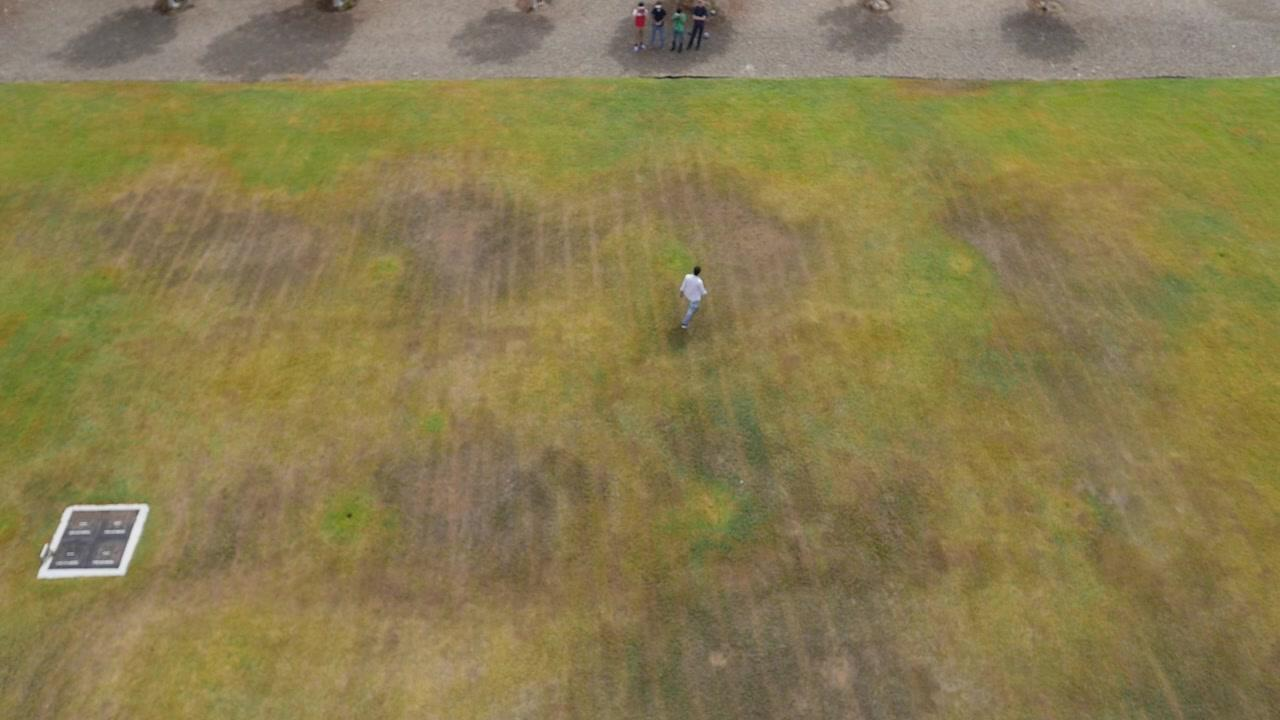
#> input picture not useful/to pendrive/temp3/1431.jpg, 1280 x 720 px, found by its file name; its folder holds only this picture in this run
$ jupyter execute --allow-errors test_hog_svm_on_full_images.ipynb   (shell and % lines are left out)
#> lines starting #> are read from the running program, lines starting #| are printed output that depends on the picture
[cell 1]
from skimage.feature import hog
from skimage.transform import pyramid_gaussian
import joblib
from skimage import color
from imutils.object_detection import non_max_suppression
import imutils
import numpy as np
import cv2
import os
import glob
from PIL import Image

[cell 2]
### load trained model
model_path = '/media/dtu-project2/2GB_HDD/Detection_HOG_SVM/model_name.npy'
#> (the rest of this cell did not finish here and is left out)

[cell 3]
# define the sliding window:
def sliding_window(image, stepSize, windowSize):
    for y in range(0, image.shape[0], stepSize[0]):
        for x in range(0, image.shape[1], stepSize[1]):
            # yield the current window
            yield (x, y, image[y: y + windowSize[1], x:x + windowSize[0]])

[cell 4]
def get_detection_boxes_image_pyramid(image, downscale, window_size, stride_slide_win, scale=0):
    [winH, winW] = window_size
    count_hog = 0
    for resized in pyramid_gaussian(image, downscale=downscale, max_layer = 4):
        for (x,y,window) in sliding_window(resized, stepSize=stride_slide_win, windowSize=window_size):
            count_hog += 1
            #print(count_hog)
            if window.shape[0] != winH or window.shape[1] !=winW: # ensure the sliding window has met
                continue

            #st_time = time.time()
            fds = hog(window, orientations, pixels_per_cell, cells_per_block, block_norm='L2')
            #print(time.time()-st_time)

            fds = fds.reshape(1, -1) # re shape the image to make a silouhette of hog
            pred = model.predict(fds)

            if pred == 1:
                if model.decision_function(fds) > 0.5:
                    #print(int(x * (downscale**scale)), int(y * (downscale**scale)))
                    #print("Detection:: Location -> ({}, {})".format(x, y))
                    #print("Scale ->  {} | Confidence Score {} \n".format(scale,model.decision_function(fds)))
                    detections.append((int(x * (downscale**scale)), int(y * (downscale**scale)), model.decision_function(fds),
                                    int(windowSize[0]*(downscale**scale)), # create a list of all the predictions found
                                        int(windowSize[1]*(downscale**scale))))
                    return detections

        scale+=1
    print(count_hog)
    return detections

[cell 5]
orientations = 9
pixels_per_cell = (16, 16)
cells_per_block = (2, 2)
threshold = .3
stride_slide_win = [20,20]
windowSize = [128,64]
downscale = 1.5
detections = []
scale = 0

[cell 6]
#### check gaussian pyramis images ##
from matplotlib import pyplot as plt
import cv2
import time

inp_img_path = '/media/dtu-project2/2GB_HDD/Detection_HOG_SVM/294.jpg'
img_folder = '/media/dtu-project2/2GB_HDD/Detection_HOG_SVM/temp3'
count = 0

for img in os.listdir(img_folder):
    count += 1
    img_path = os.path.join(img_folder, img)
    #print(img_path)
    image = cv2.imread(img_path, flags=0)
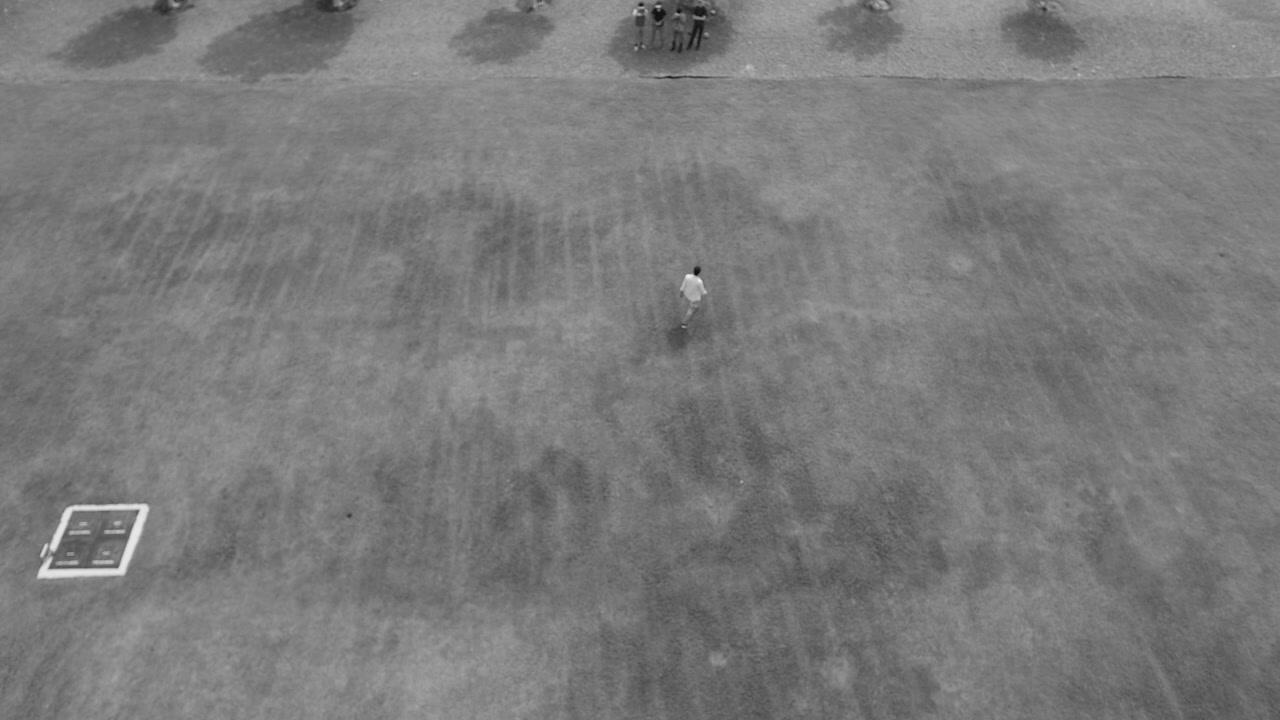
#> image: shape (720, 1280); min 7, max 247, mean 122.8
    [w,h] = image.shape
    image = cv2.resize(image, (h//2,w//2))
#> image: shape (360, 640)
    st = time.time()
    detections = get_detection_boxes_image_pyramid(image, downscale=downscale, stride_slide_win= stride_slide_win, window_size=windowSize)
#> the loop in get_detection_boxes_image_pyramid, `for resized in pyramid_gaussian(image, downscale=downscale, max_layer ..` made 5 passes
#> after the loop in get_detection_boxes_image_pyramid, `for resized in pyramid_gaussian(image, downscale=downscale, max_layer ..`: count_hog = 1048; detections = []; scale = 5
#| 1048
    print('detection time: ', (time.time()-st))
    #print(detections)

'''
for resized_imgs in pyramid_gaussian(img, downscale=1.5, max_layer=4):
    print(resized_imgs.shape, i)
    plt.figure()
    plt.imshow(resized_imgs, cmap='gray')
    plt.show()
    i += 1

    '''


$ run again, on not useful/to pendrive/temp3/1792.jpg
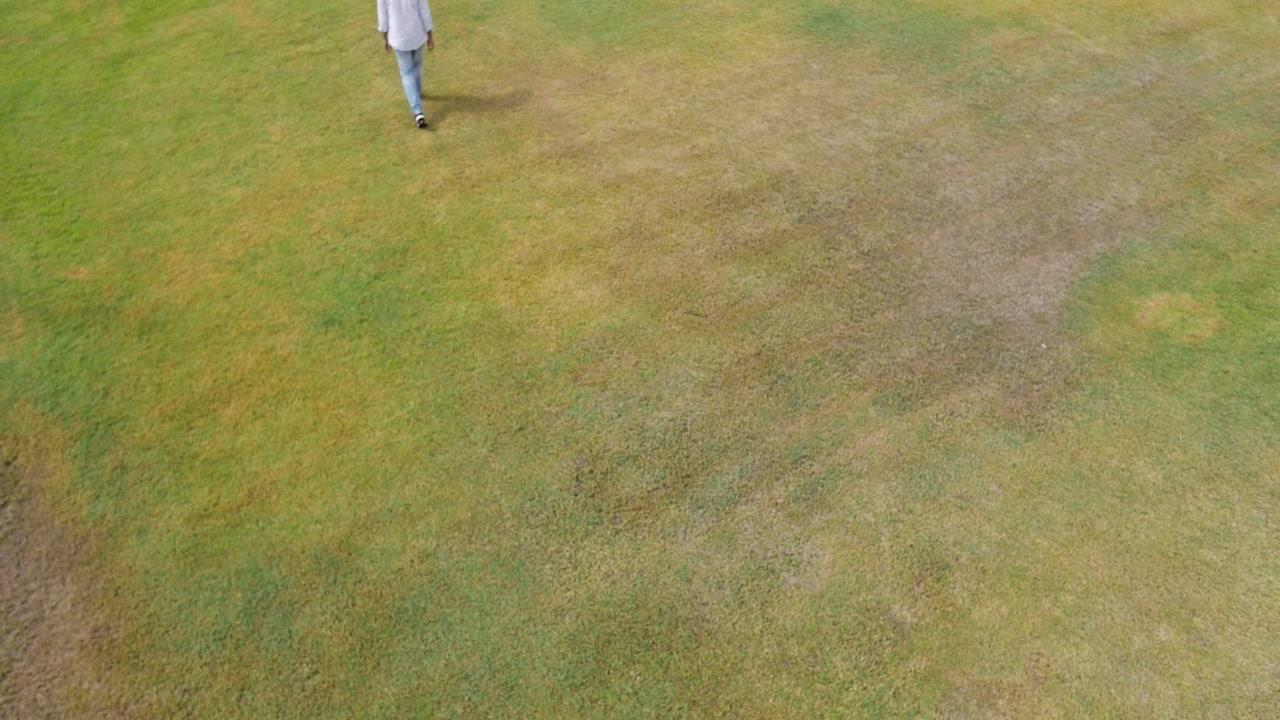
#> input picture not useful/to pendrive/temp3/1792.jpg, 1280 x 720 px, found by its file name
#> `image = cv2.imread(img_path, flags=0)`:
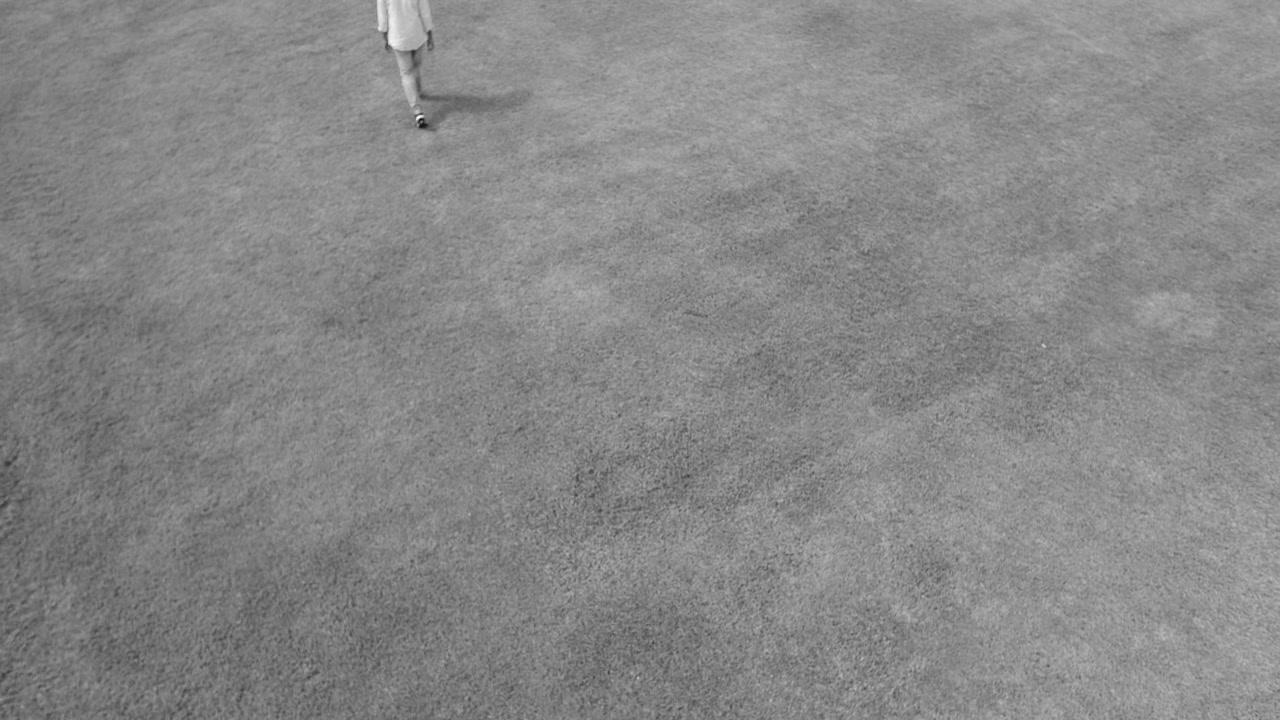
#> image: shape (720, 1280); min 11, max 255, mean 135.7
#> the loop in get_detection_boxes_image_pyramid, `for resized in pyramid_gaussian(image, downscale=downscale, max_layer ..` made 5 passes
#> after the loop in get_detection_boxes_image_pyramid, `for resized in pyramid_gaussian(image, downscale=downscale, max_layer ..`: count_hog = 1048; detections = []; scale = 5
#| 1048

$ run again, on not useful/to pendrive/temp3/1800.jpg
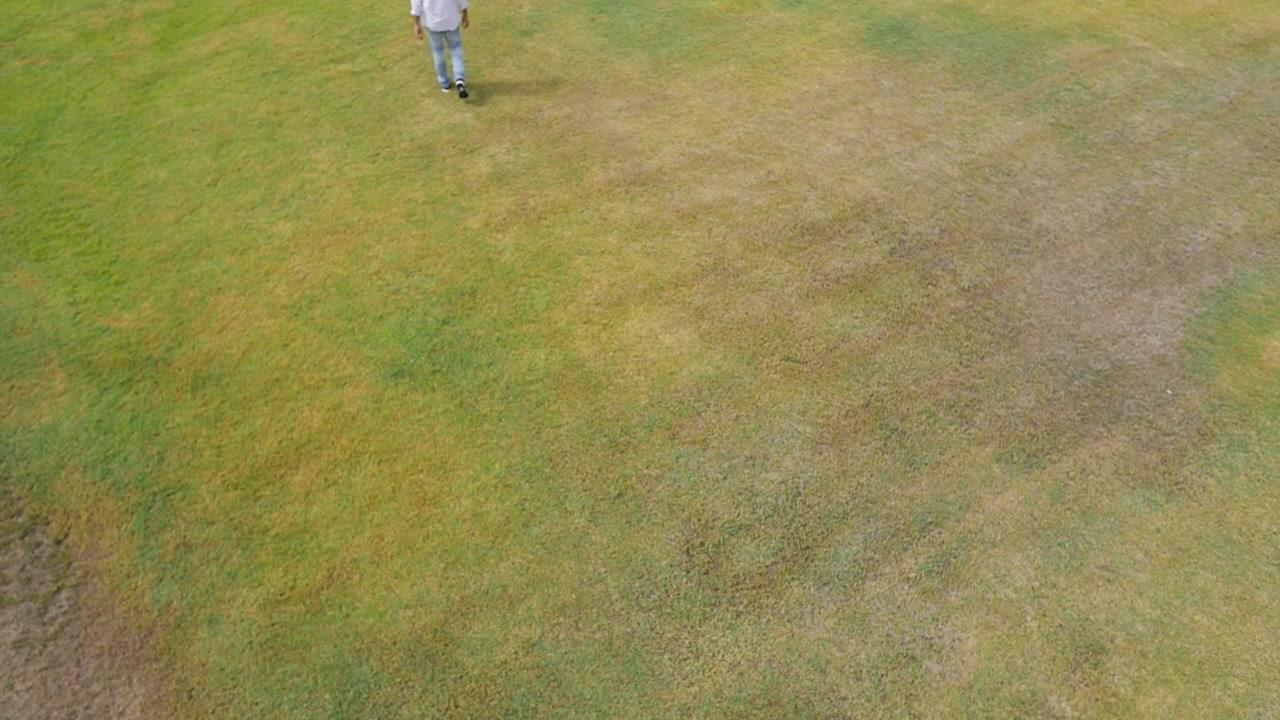
#> input picture not useful/to pendrive/temp3/1800.jpg, 1280 x 720 px, found by its file name
#> `image = cv2.imread(img_path, flags=0)`:
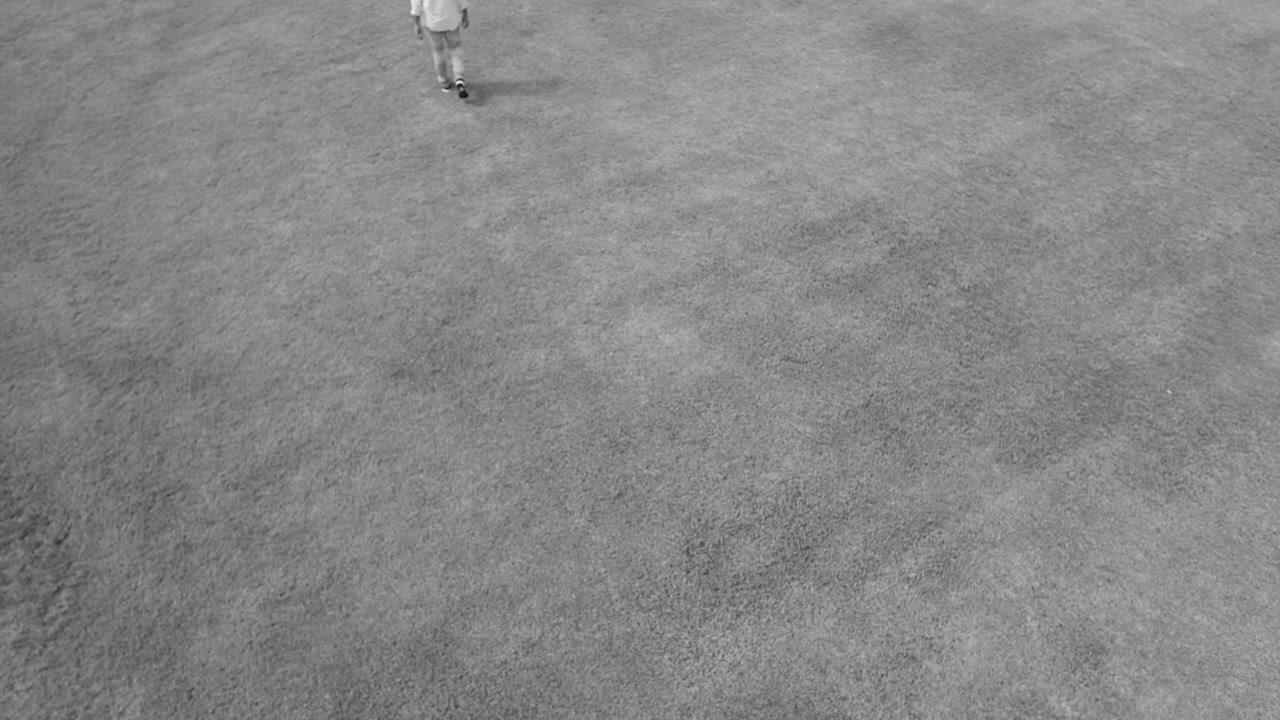
#> image: shape (720, 1280); min 18, max 239, mean 135.2
#> the loop in get_detection_boxes_image_pyramid, `for resized in pyramid_gaussian(image, downscale=downscale, max_layer ..` made 5 passes
#> after the loop in get_detection_boxes_image_pyramid, `for resized in pyramid_gaussian(image, downscale=downscale, max_layer ..`: count_hog = 1048; detections = []; scale = 5
#| 1048

$ run again, on not useful/to pendrive/temp3/1894.jpg
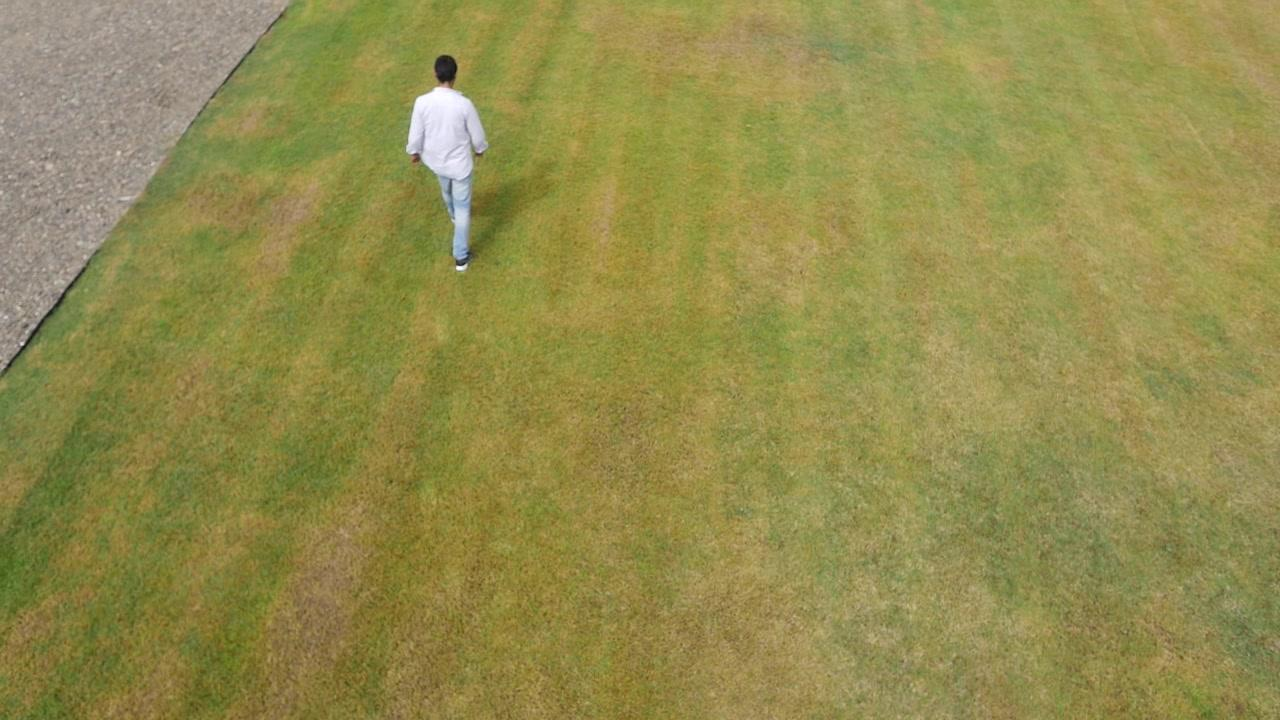
#> input picture not useful/to pendrive/temp3/1894.jpg, 1280 x 720 px, found by its file name
#> `image = cv2.imread(img_path, flags=0)`:
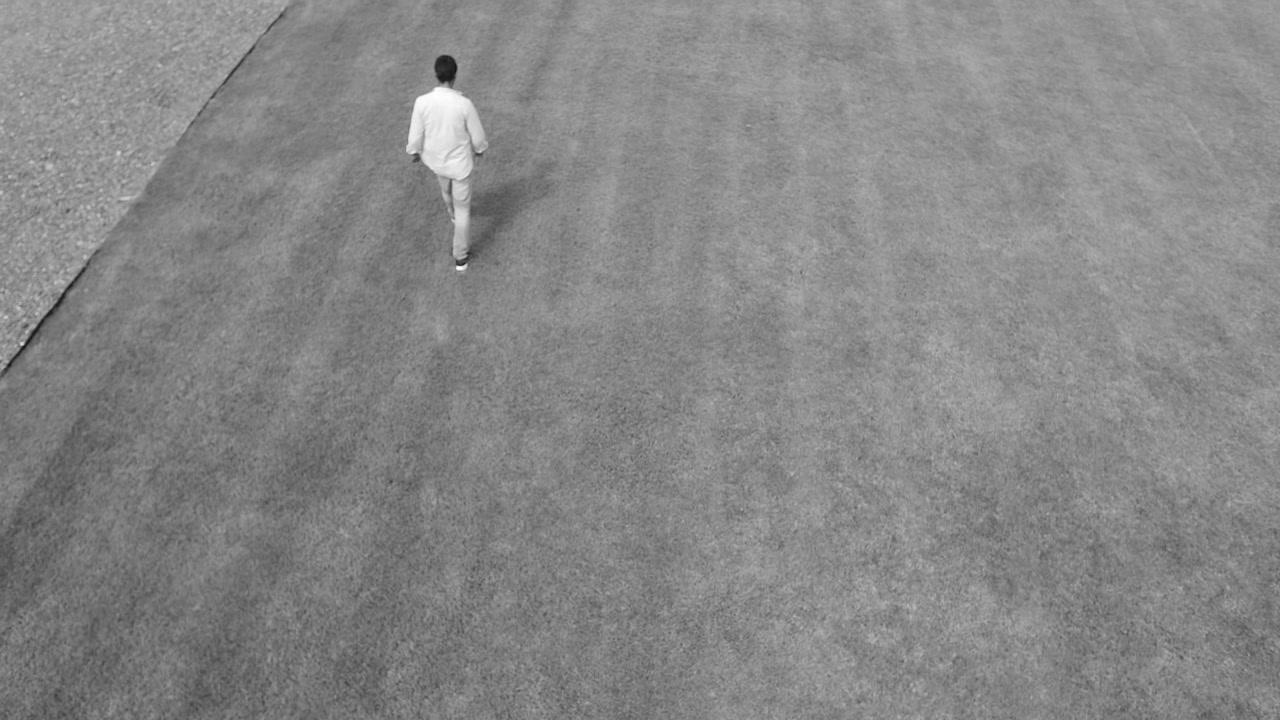
#> image: shape (720, 1280); min 18, max 255, mean 134.7
#> the loop in get_detection_boxes_image_pyramid, `for resized in pyramid_gaussian(image, downscale=downscale, max_layer ..` made 5 passes
#> after the loop in get_detection_boxes_image_pyramid, `for resized in pyramid_gaussian(image, downscale=downscale, max_layer ..`: count_hog = 1048; detections = []; scale = 5
#| 1048
